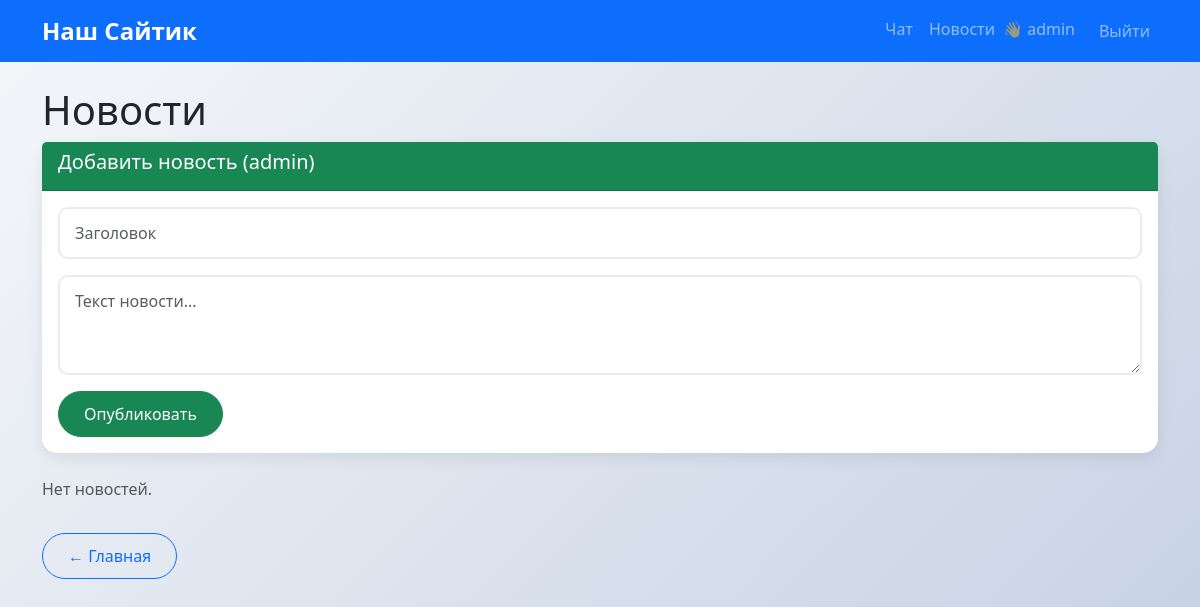
/news (signed in), run on an earlier commit of the app's database.
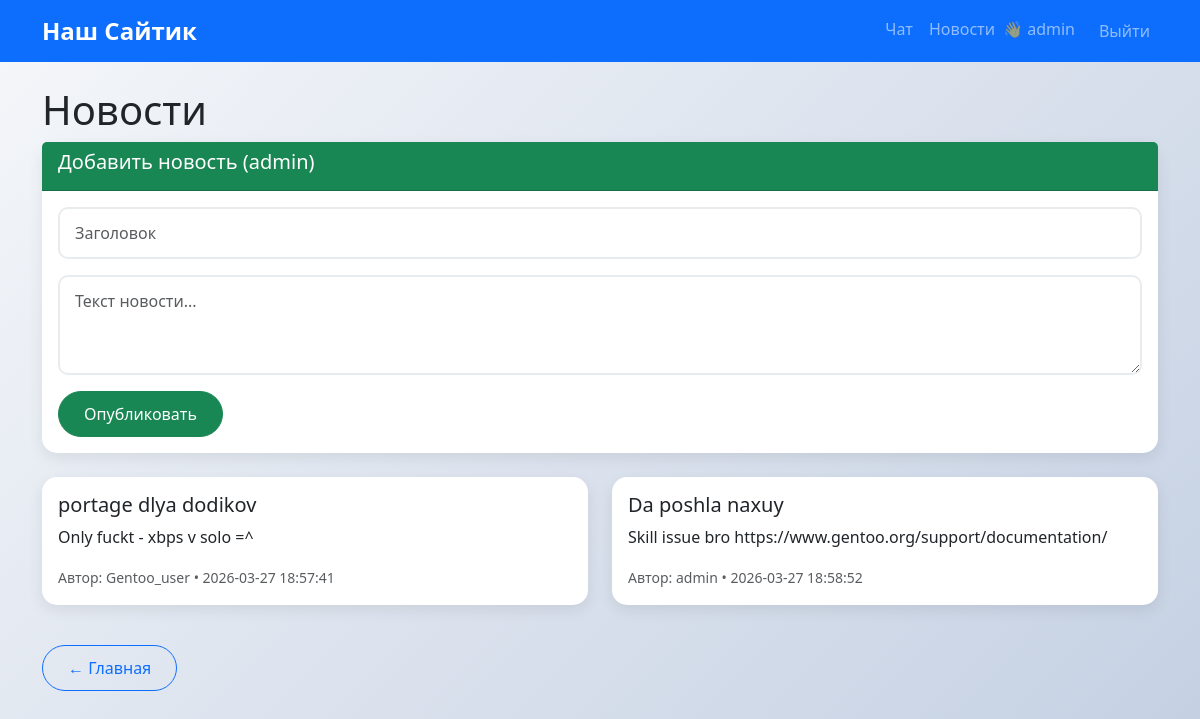
And on a later commit of the database.
### tables this page shows
CREATE TABLE Roles(
        id INTEGER PRIMARY KEY,
        RoleName TEXT NOT NULL UNIQUE
    );

CREATE TABLE News(
        id INTEGER PRIMARY KEY,
        title TEXT NOT NULL,
        username TEXT NOT NULL,
        content TEXT NOT NULL,
        timestamp DATETIME DEFAULT CURRENT_TIMESTAMP,
        FOREIGN KEY (username) REFERENCES User (username)
    );

### flask_app.py (the view, shortened to what this page needs)
@app.route("/news", methods=["POST", "GET"])
def displaynews():
    username = flask.session.get("username")  # Получаем из сессии
    if not username:  # Защита
        return flask.redirect(flask.url_for("login"))
    news = database.FetchNews()
    roles = database.FetchUserRoles(username)
    return flask.render_template("news_page.html", logged=username, news=news, roles=roles)

### database.py (called while the page is built)
def get_connection():
    return sqlite3.connect(db_name)

def FetchUserRoles(Username):  # defining a user's name in their role
    Con = get_connection()
    Cur = Con.cursor()
    Cur.execute(
        """
        SELECT Roles.RoleName
        FROM User
        JOIN UserRoles ON User.id = UserRoles.userId
        JOIN Roles ON Roles.id = UserRoles.roleId
        WHERE User.username = ?
    """,
        (Username,),
    )
    rows = Cur.fetchall()
    Con.close()
    return [row[0] for row in rows]

def FetchNews(LIMIT=10):
    Con = get_connection()
    Cur = Con.cursor()
    try:
        Cur.execute("SELECT * FROM News ORDER BY timestamp DESC LIMIT ?", (LIMIT,))
        news = Cur.fetchall()
    except sqlite3.Error as Error:
        print(f"Error: {Error}")
    finally:
        Con.close()
    return reversed(news)

### flask_app.py (called while the page is built)
@app.context_processor
def inject_user_info():
    return {
        'logged': flask.session.get('username'),
        'roles': flask.session.get('roles', [])
    }

@app.before_request
def log_session():
    print(f"REQUEST {flask.request.path}: session.username={flask.session.get('username')}")

### templates/news_page.html (shortened to what this page needs)
{% extends "base.html" %}
{% block content %}
<h1>Новости</h1>
{% if session.username or logged %}
<div class="card mb-4">
    <div class="card-header bg-success text-white">
        <h5>Добавить новость ({{ session.username or logged }})</h5>
    </div>
    <div class="card-body">
        <form method="post">
            <div class="mb-3">
                <input name="title" class="form-control" placeholder="Заголовок" required>
            </div>
            <div class="mb-3">
                <textarea name="content" class="form-control" rows="3" placeholder="Текст новости..." required></textarea>
            </div>
            <button class="btn btn-success">Опубликовать</button>
        </form>
    </div>
</div>
{% else %}
<div class="alert alert-warning">
    <a href="{{ url_for('login') }}">Войдите</a> чтобы публиковать новости
</div>
{% endif %}
<div class="row">
    {% for item in news %}
    <div class="col-md-6 mb-4">
        <div class="card">
            <div class="card-body">
                <h5>{{ item[1] }}</h5>
                <p>{{ item[3] }}</p>
                <small class="text-muted">Автор: {{ item[2] }} • {{ item[4] }}</small>
            </div>
        </div>
    </div>
    {% else %}
    <div class="col-12"><p class="text-muted">Нет новостей.</p></div>
    {% endfor %}
</div>
<a href="{{ url_for('main') }}" class="btn btn-outline-primary mt-3">← Главная</a>
{% endblock %}

### templates/base.html (shortened to what this page needs)
<!DOCTYPE html>
<html lang="ru">
<head>
    <link href="https://cdn.jsdelivr.net/npm/bootstrap@5.3.3/dist/css/bootstrap.min.css" rel="stylesheet">
    <link rel="stylesheet" href="{{ url_for('static', filename='css/custom.css') }}">
</head>
<body>
    <nav class="navbar navbar-expand-lg navbar-dark bg-primary">
        <div class="container">
            <a class="navbar-brand" href="{{ url_for('main') }}">Наш Сайтик</a>
            <div class="navbar-nav ms-auto">
                {% if loggedIn or session.username %}
                <a class="nav-link" href="{{ url_for('chatroom') }}">Чат</a>
                <a class="nav-link" href="{{ url_for('displaynews') }}">Новости</a>
                {% endif %}
                {% if session.username %}
                <span class="navbar-text me-3">👋 {{ logged or session.username or 'Гость' }}</span>
                <a class="nav-link btn btn-outline-light" href="{{ url_for('logout') }}">Выйти</a>
                {% else %}
                <a class="nav-link" href="{{ url_for('login') }}">Вход</a>
                {% endif %}
            </div>
        </div>
    </nav>
    <div class="container mt-4 mb-5">
        {% block content %}{% endblock %}
    </div>
</body>
</html>

### static/css/custom.css (style rules this page uses)
:root { --primary-color: #2da856; --secondary-color: #6c757d; --success-color: #198754; }
body { background: linear-gradient(135deg, #f5f7fa 0%, #c3cfe2 100%); min-height: 100vh; font-family: 'Segoe UI', Tahoma, Geneva, Verdana, sans-serif; }
.navbar-brand { font-weight: bold; font-size: 1.5rem; }
.card { border: none; border-radius: 15px; box-shadow: 0 5px 15px rgba(0,0,0,0.08); }
.btn { border-radius: 25px; padding: 10px 25px; font-weight: 500; }
.form-control { border-radius: 10px; border: 2px solid #e9ecef; padding: 12px 15px; }

What changed in the data, as far as the page shows it:
no longer on this page (row unchanged): Roles: RoleName "admin"
added News: title "portage dlya dodikov", content "Only fuckt - xbps v solo =^", username "Gentoo_user", timestamp "2026-03-27 18:57:41"
added News: title "Da poshla naxuy", content "Skill issue bro https://www.gentoo.org/support/documentation/", username "admin", timestamp "2026-03-27 18:58:52"
Also different on the page:
{{ logged or session.username or 'Гость' }}: (not shown) → "admin"
{{ session.username or logged }}: (not shown) → "admin"
text no longer shown: "Нет новостей."
